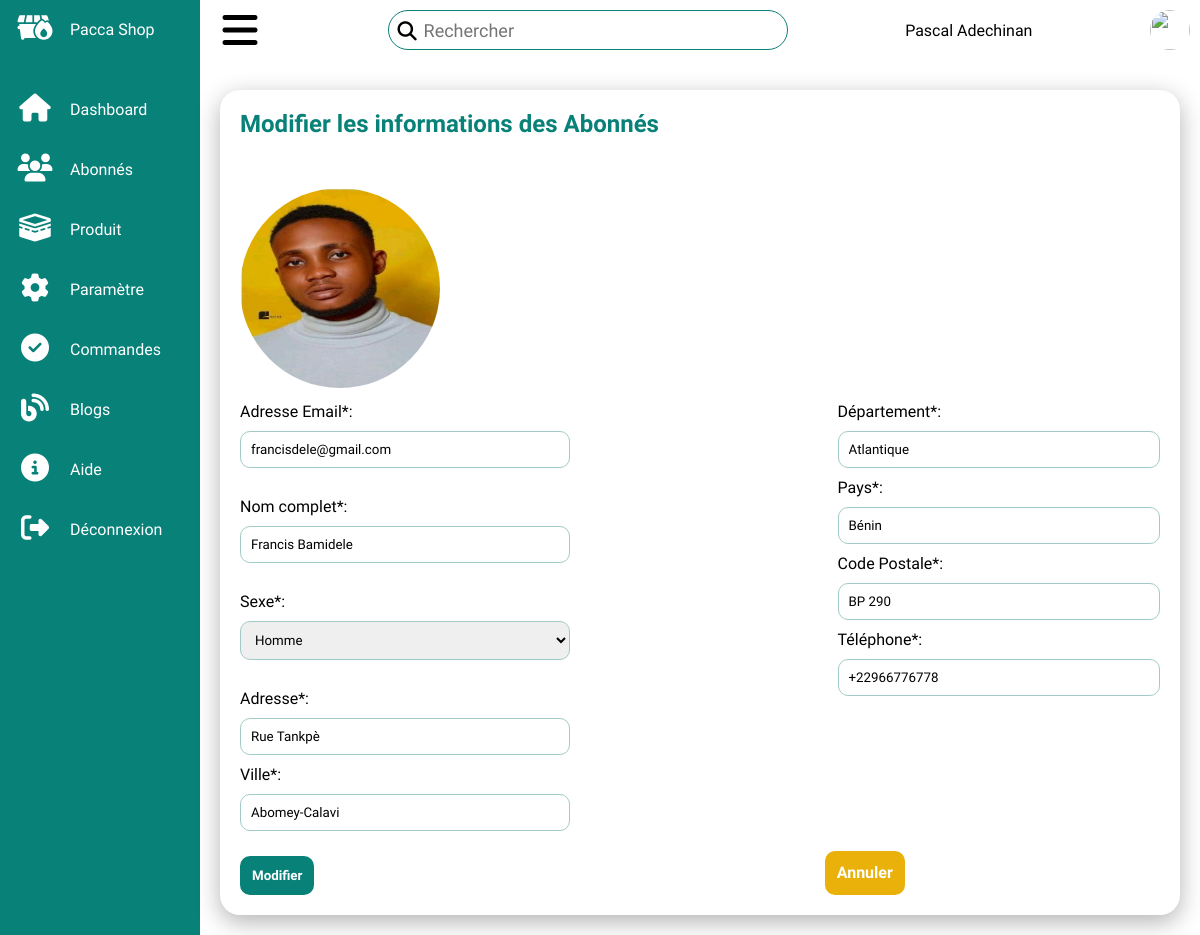
The page /admin/admin_update_customer.php?modified_id=2 (signed in) on the database its author committed.
### tables this page shows
CREATE TABLE `customers` (
  `id` int(11) NOT NULL,
  `email` varchar(255) NOT NULL,
  `complete_name` varchar(400) NOT NULL,
  `profile_image` varchar(255) NOT NULL,
  `sexe` varchar(255) NOT NULL,
  `address` varchar(400) NOT NULL,
  `city` varchar(255) NOT NULL,
  `department` varchar(255) NOT NULL,
  `country` varchar(255) NOT NULL,
  `zip_code` varchar(255) NOT NULL,
  `phone` varchar(255) NOT NULL,
  `password` varchar(255) NOT NULL,
  `date` timestamp NOT NULL DEFAULT current_timestamp() ON UPDATE current_timestamp()
);

### admin/admin_update_customer.php (the view, shortened to what this page needs)
<?php include "admin_base.php";
if(isset($_GET['modified_id'])) {
    global $con;
    $id = $_GET['modified_id'];
    $select_query = "Select * from `customers` where id=$id";
    $result_query = mysqli_query($con, $select_query);
    $row = mysqli_fetch_assoc($result_query);
    $email = $row['email'];
    $complete_name = $row['complete_name'];
    $sexe = $row['sexe'];
    $profile_image = $row['profile_image'];
    $address = $row['address'];
    $city = $row['city'];
    $department = $row['department'];
    $country = $row['country'];
    $zipcode = $row['zip_code'];
    $phone = $row['phone'];
}
?>
<div style="display: block;" class="product">
<div class="add-product">
        <div class="cardHeader">
            <h2>Modifier les informations des Abonnés</h2>
        </div>
        <form action="" method="post" enctype="multipart/form-data" onsubmit="return validate(this);">
        <img src="../<?= $profile_image ?>" alt="" width="200" height="200" style="border-radius: 50%; margin-bottom: 10px;">
            <div class="forme" >
            <div>
                <label for="emailaddress">Adresse Email*:</label>
                <input  type="email" name="emailaddress" value="<?= $email ?>" >
                <span id="emailaddress"></span> <br><br>
                <label for="complete_name">Nom complet*: </label>
                <input  type="text"  name="complete_name" value="<?= $complete_name ?>" >
                <span id="usrmsg"></span><br><br>
                <label for="sexe">Sexe*: </label>
                <select  name="sexe" id="sexe" >
                    <option value="<?= $sexe ?>"><?= $sexe ?></option>
                </select>
                <span id="sexemsg"></span><br><br>
                <label for="adresse">Adresse*:</label>
                <input  type="text" name="address" value="<?= $address ?>" >
                <span id="addressmsg"></span><br>
                <label for="city">Ville*: </label>
                <input  type="text" name="city" value="<?= $city ?>" >
                <span id="citymsg"></span><br>
                </div>
                <div>
                <label for="department">Département*: </label>
                <input  type="text"  name="department" value="<?= $department ?>">
                <span id="departmsg"></span><br>
                <label for="country">Pays*: </label>
                <input  type="text" name="country" value="<?= $country ?>">
                <span id="countrymsg"></span><br>
                <label for="zipcode">Code Postale*: </label>
                <input  type="text" name="zipcode" value="<?= $zipcode ?>" >
                <span id="codezipmsg"></span><br>
                <label for="phone">Téléphone*: </label>
                <input type="text"  name="phone" value="<?= $phone ?>" >
                <span id="phonemsg"></span><br>
            </div>
            </div>
                <div class="button-container">
                <input class="button-signup" type="submit" name="update_customer" value="Modifier"><br>
                <a class="button-cancel" href="admin_manage_customer.php">Annuler</a><br>
                </div>
            </form>
    </div>
</div>
<?php include "admin_base_footer.php"; ?>

### css/admin.css (style rules this page uses)
* { margin: 0; padding: 0; box-sizing: border-box; font-family: "Spartan", sans-serif; }
:root { --blue: #2a2185; --vert: #088178; --vert2: #0d1a19; --white: #fff; --gray: #f5f5f5; --black1: #222; --black2: #999; }
body { min-height: 100vh; overflow-x: hidden; }
.cardHeader h2 { font-weight: 600; color: var(--vert); }
.product { position: relative; width: 100%; padding: 20px; display: grid; grid-template-columns: 2fr 2fr; grid-gap: 30px; margin-top: 10px; }
.product .add-product { position: relative; display: grid; min-height: 500px; background: var(--white); padding: 20px; box-shadow: 0 7px 25px rgba(0, 0, 0, 0.3); border-radius: 20px; }
.product .cardHeader { display: flex; justify-content: space-between; align-items: flex-start; }
.product form { width: 100%; margin-top: 50px; }
.forme { display: flex; justify-content: space-between; }
.forme input, .forme select { width: 100%; padding: 10px 10px 10px 10px; margin: 10px 0 10px 0; border: 1px solid #a2cbc7; border-radius: 10px; }
.button-container { display: flex; justify-content: space-between; }
.button-signup { padding: 10px; background-color: #088178; border: 2px solid #088178; color: #fff; border-radius: 10px; font-weight: 600; margin-top: 15px; cursor: pointer; transition: 0.2s; }
.button-cancel { padding: 10px; background-color: #e9b10a; border: 2px solid #e9b10a; color: #fff; text-decoration: none; border-radius: 10px; font-weight: 600; margin-top: 10px; cursor: pointer; transition: 0.2s; }

### rows shown on the page
customers: profile_image (picture), emailaddress "francisdele@gmail.com", complete_name "Francis Bamidele", sexe "Homme", address "Rue Tankpè", city "Abomey-Calavi", department "Atlantique", country "Bénin", zipcode "BP 290", phone "+22966776778"

### other values the page prints
$_SESSION['admin']['fname'] "Pascal"
$_SESSION['admin']['lname'] "Adechinan"
